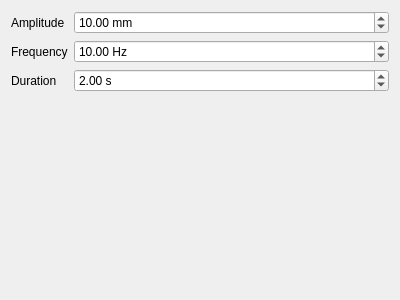
<?xml version="1.0" encoding="UTF-8"?>
<ui version="4.0">
 <class>SignalGeneratorOptions</class>
 <widget class="QWidget" name="SignalGeneratorOptions">
  <property name="geometry">
   <rect>
    <x>0</x>
    <y>0</y>
    <width>400</width>
    <height>300</height>
   </rect>
  </property>
  <property name="windowTitle">
   <string>Form</string>
  </property>
  <layout class="QGridLayout" name="gridLayout">
   <item row="0" column="0">
    <layout class="QFormLayout" name="formLayout_2">
     <item row="0" column="0">
      <widget class="QLabel" name="amplitudeLabel">
       <property name="text">
        <string>Amplitude</string>
       </property>
      </widget>
     </item>
     <item row="0" column="1">
      <widget class="QDoubleSpinBox" name="amplitudeDoubleSpinBox">
       <property name="suffix">
        <string> mm</string>
       </property>
       <property name="value">
        <double>10.000000000000000</double>
       </property>
      </widget>
     </item>
     <item row="1" column="0">
      <widget class="QLabel" name="frequencyLabel">
       <property name="text">
        <string>Frequency</string>
       </property>
      </widget>
     </item>
     <item row="1" column="1">
      <widget class="QDoubleSpinBox" name="frequencyDoubleSpinBox">
       <property name="suffix">
        <string> Hz</string>
       </property>
       <property name="value">
        <double>10.000000000000000</double>
       </property>
      </widget>
     </item>
     <item row="2" column="0">
      <widget class="QLabel" name="durationLabel">
       <property name="text">
        <string>Duration</string>
       </property>
      </widget>
     </item>
     <item row="2" column="1">
      <widget class="QDoubleSpinBox" name="durationDoubleSpinBox">
       <property name="suffix">
        <string> s</string>
       </property>
       <property name="value">
        <double>2.000000000000000</double>
       </property>
      </widget>
     </item>
    </layout>
   </item>
  </layout>
 </widget>
 <resources/>
 <connections/>
</ui>
